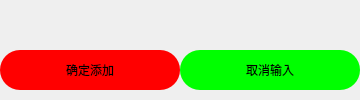
                         <widget class="QFrame" name="frame_47">
                          <property name="minimumSize">
                           <size>
                            <width>0</width>
                            <height>60</height>
                           </size>
                          </property>
                          <property name="maximumSize">
                           <size>
                            <width>16777215</width>
                            <height>100</height>
                           </size>
                          </property>
                          <property name="styleSheet">
                           <string notr="true">QFrame {
	background-color: none;
	border: none;
	border-radius: 20px;
}
</string>
                          </property>
                          <property name="frameShape">
                           <enum>QFrame::StyledPanel</enum>
                          </property>
                          <property name="frameShadow">
                           <enum>QFrame::Raised</enum>
                          </property>
                          <layout class="QHBoxLayout" name="horizontalLayout_23">
                           <property name="spacing">
                            <number>0</number>
                           </property>
                           <property name="leftMargin">
                            <number>0</number>
                           </property>
                           <property name="topMargin">
                            <number>0</number>
                           </property>
                           <property name="rightMargin">
                            <number>0</number>
                           </property>
                           <property name="bottomMargin">
                            <number>10</number>
                           </property>
                           <item alignment="Qt::AlignBottom">
                            <widget class="QFrame" name="frame_48">
                             <property name="styleSheet">
                              <string notr="true">QFrame {
	border: none;
	border-radius: 20px;
}
</string>
                             </property>
                             <property name="frameShape">
                              <enum>QFrame::StyledPanel</enum>
                             </property>
                             <property name="frameShadow">
                              <enum>QFrame::Raised</enum>
                             </property>
                             <layout class="QHBoxLayout" name="horizontalLayout_25">
                              <property name="spacing">
                               <number>0</number>
                              </property>
                              <property name="leftMargin">
                               <number>0</number>
                              </property>
                              <property name="topMargin">
                               <number>0</number>
                              </property>
                              <property name="rightMargin">
                               <number>0</number>
                              </property>
                              <property name="bottomMargin">
                               <number>0</number>
                              </property>
                              <item alignment="Qt::AlignVCenter">
                               <widget class="QPushButton" name="Btn_add_clients">
                                <property name="enabled">
                                 <bool>true</bool>
                                </property>
                                <property name="sizePolicy">
                                 <sizepolicy hsizetype="Fixed" vsizetype="Preferred">
                                  <horstretch>0</horstretch>
                                  <verstretch>0</verstretch>
                                 </sizepolicy>
                                </property>
                                <property name="minimumSize">
                                 <size>
                                  <width>180</width>
                                  <height>40</height>
                                 </size>
                                </property>
                                <property name="maximumSize">
                                 <size>
                                  <width>180</width>
                                  <height>40</height>
                                 </size>
                                </property>
                                <property name="styleSheet">
                                 <string notr="true">QPushButton{	
	background-color: rgb(255, 0, 0);
	font: 700 18pt &quot;等线&quot;;
	border-radius: 20px;
}
QPushButton:hover{
	border: 3px solid rgb(255, 200, 0);  
}
QPushButton:pressed{
	color: green;
	border-color: blueviolet;
    background-color: rgb(85, 0, 255);
}
QPushButton:disabled{
	color: rgb(31, 31, 31);
    background-color: rgb(152, 152, 152);
}</string>
                                </property>
                                <property name="text">
                                 <string>确定添加</string>
                                </property>
                                <property name="iconSize">
                                 <size>
                                  <width>20</width>
                                  <height>20</height>
                                 </size>
                                </property>
                                <property name="checkable">
                                 <bool>true</bool>
                                </property>
                                <property name="checked">
                                 <bool>false</bool>
                                </property>
                               </widget>
                              </item>
                             </layout>
                            </widget>
                           </item>
                           <item alignment="Qt::AlignBottom">
                            <widget class="QFrame" name="frame_52">
                             <property name="styleSheet">
                              <string notr="true">QFrame {
	border: none;
	border-radius: 20px;
}
</string>
                             </property>
                             <property name="frameShape">
                              <enum>QFrame::StyledPanel</enum>
                             </property>
                             <property name="frameShadow">
                              <enum>QFrame::Raised</enum>
                             </property>
                             <layout class="QHBoxLayout" name="horizontalLayout_27">
                              <property name="spacing">
                               <number>0</number>
                              </property>
                              <property name="leftMargin">
                               <number>0</number>
                              </property>
                              <property name="topMargin">
                               <number>0</number>
                              </property>
                              <property name="rightMargin">
                               <number>0</number>
                              </property>
                              <property name="bottomMargin">
                               <number>0</number>
                              </property>
                              <item alignment="Qt::AlignVCenter">
                               <widget class="QPushButton" name="Btn_cancel_input_clients">
                                <property name="enabled">
                                 <bool>true</bool>
                                </property>
                                <property name="sizePolicy">
                                 <sizepolicy hsizetype="Minimum" vsizetype="Minimum">
                                  <horstretch>0</horstretch>
                                  <verstretch>0</verstretch>
                                 </sizepolicy>
                                </property>
                                <property name="minimumSize">
                                 <size>
                                  <width>180</width>
                                  <height>40</height>
                                 </size>
                                </property>
                                <property name="maximumSize">
                                 <size>
                                  <width>180</width>
                                  <height>40</height>
                                 </size>
                                </property>
                                <property name="styleSheet">
                                 <string notr="true">QPushButton{	
	background-color: rgb(0, 255, 0);
	font: 700 18pt &quot;等线&quot;;
	border-radius: 20px;
}
QPushButton:hover{
	border: 3px solid rgb(255, 200, 0);  
}
QPushButton:pressed{
	color: green;
	border-color: rgb(255, 0, 0);
    background-color: rgb(255, 255, 0);
}
QPushButton:disabled{
	color: rgb(31, 31, 31);
    background-color: rgb(152, 152, 152);
}</string>
                                </property>
                                <property name="text">
                                 <string>取消输入</string>
                                </property>
                                <property name="iconSize">
                                 <size>
                                  <width>19</width>
                                  <height>20</height>
                                 </size>
                                </property>
                               </widget>
                              </item>
                             </layout>
                            </widget>
                           </item>
                          </layout>
                         </widget>
